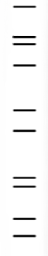
#> input picture straning_images/1-Photoroom.png, 48 x 256 px, found by its file name
$ python 'import cv23.py'
#> lines starting #> are read from the running program, lines starting #| are printed output that depends on the picture; after the words box and inside, x2 and y2 are one past the last pixel; in counts of white or black regions, pixels touching at a corner belong together
import cv2

def detect_bands(image):
    # Convert image to grayscale
    gray = cv2.cvtColor(image, cv2.COLOR_BGR2GRAY)

    # Apply Canny edge detection to find bands
    edges = cv2.Canny(gray, 100, 200)

    # Find contours
    contours, _ = cv2.findContours(edges, cv2.RETR_EXTERNAL, cv2.CHAIN_APPROX_SIMPLE)

    # Extract bounding boxes of contours as bands
    bands = [cv2.boundingRect(contour) for contour in contours]

    return bands

def apply_gaussian_blur(image):
    # Apply Gaussian blur
    blurred_image = cv2.GaussianBlur(image, (5, 5), 0)
    size=cv2.resize(image, (700, 700))
    return blurred_image
    return size

def detect_bands_in_images(image_path1, image_path2):
    try:
        # Load the images
        image1 = cv2.imread(image_path1)
#> image1 is the input picture: shape (256, 48, 3); mean B, G, R 244.8, 244.8, 244.8
        image2 = cv2.imread(image_path2)
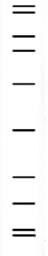
#> input picture straning_images/2-Photoroom.png, 48 x 256 px, found by its file name
#> image2 is the input picture: shape (256, 48, 3); mean B, G, R 244.8, 244.7, 244.5

        # Check if images are loaded successfully
        if image1 is None or image2 is None:
            raise ValueError("Error: Unable to load one or more images.")

        # Apply Gaussian blur to the images
        image1_blurred = apply_gaussian_blur(image1)
#> in apply_gaussian_blur, `blurred_image = cv2.GaussianBlur(image, (5, 5), 0)`:
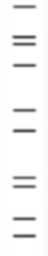
#> blurred_image: shape (256, 48, 3); mean B, G, R 244.9, 244.9, 244.9
#> in apply_gaussian_blur, `size=cv2.resize(image, (700, 700))`:
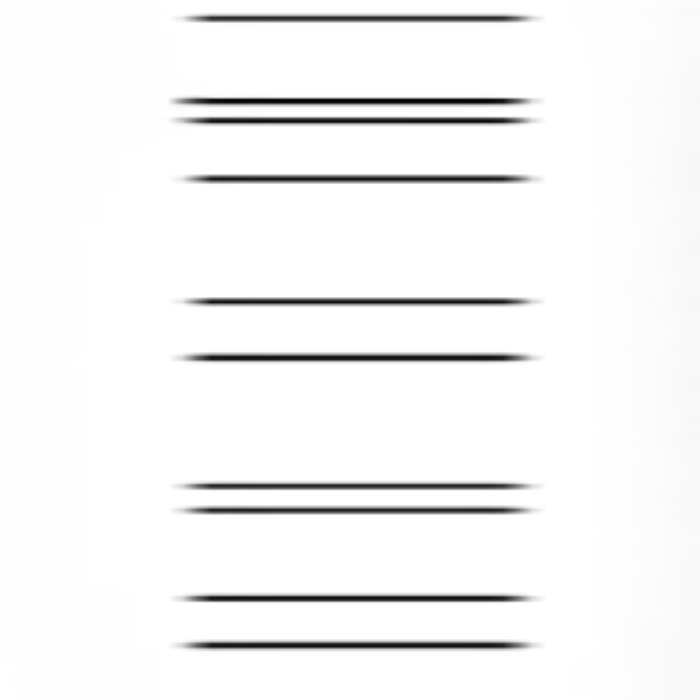
#> size: shape (700, 700, 3); mean B, G, R 244.8, 244.8, 244.8
        image2_blurred = apply_gaussian_blur(image2)
#> in apply_gaussian_blur (call 2), `blurred_image = cv2.GaussianBlur(image, (5, 5), 0)`:
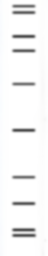
#> blurred_image: shape (256, 48, 3); mean B, G, R 244.8, 244.7, 244.5
#> in apply_gaussian_blur (call 2), `size=cv2.resize(image, (700, 700))`:
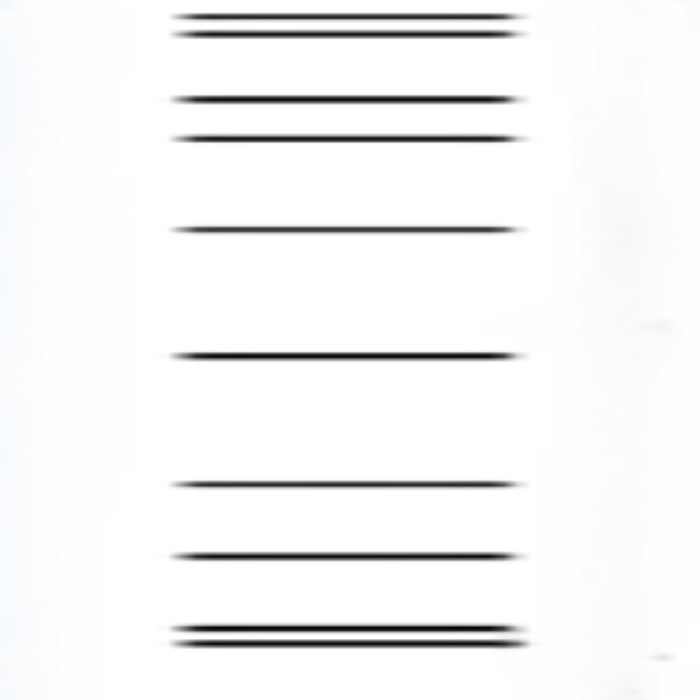
#> size: shape (700, 700, 3); mean B, G, R 244.7, 244.7, 244.5

        # Detect bands in the images
        bands1 = detect_bands(image1_blurred)
#> in detect_bands, `edges = cv2.Canny(gray, 100, 200)`:
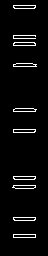
#> edges: shape (256, 48); 4% white in thin lines or dots, all inside (x1, y1, x2, y2) = (12, 5, 37, 238)
#> in detect_bands, `contours, _ = cv2.findContours(edges, cv2.RETR_EXTERNAL, cv2.CHAIN_APP..`: contours = 10 contours, 1 with area under 20; largest, box (x1, y1, x2, y2) and area: (13, 234, 36, 238) 66, (13, 129, 36, 133) 66, (13, 217, 36, 221) 65, (13, 176, 36, 180) 65, (13, 42, 36, 46) 65
#> in detect_bands, `bands = [cv2.boundingRect(contour) for contour in contours]`: bands = [(13, 234, 23, 4), (13, 217, 23, 4), (12, 185, 24, 4), (13, 176, 23, 4), (13, 129, 23, 4), (13, 108, 24, 4), (13, 63, 24, 4), (13, 42, 23, 4), (13, 35, 23, 4), (13, 5, 23, 4)]
#> bands1 has the same summary as bands in detect_bands
        bands2 = detect_bands(image2_blurred)
#> in detect_bands (call 2), `edges = cv2.Canny(gray, 100, 200)`:
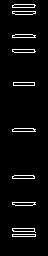
#> edges: shape (256, 48); 4.1% white in thin lines or dots, all inside (x1, y1, x2, y2) = (12, 4, 36, 237)
#> in detect_bands (call 2), `contours, _ = cv2.findContours(edges, cv2.RETR_EXTERNAL, cv2.CHAIN_APP..`: contours = 10 contours; largest, box (x1, y1, x2, y2) and area: (12, 228, 36, 233) 66, (12, 49, 36, 53) 66, (12, 4, 36, 8) 66, (12, 128, 36, 132) 65, (12, 175, 35, 179) 64
#> in detect_bands (call 2), `bands = [cv2.boundingRect(contour) for contour in contours]`: bands = [(12, 234, 24, 3), (12, 228, 24, 5), (12, 202, 24, 4), (12, 175, 23, 4), (12, 128, 24, 4), (13, 82, 22, 4), (12, 49, 24, 4), (12, 34, 24, 4), (12, 11, 24, 4), (12, 4, 24, 4)]
#> bands2 has the same summary as bands in detect_bands

        return bands1, bands2

    except Exception as e:
        print("Error:", e)
        return None, None

def calculate_matching_score(bands1, bands2):
    # Initialize counter for matched coordinates
    matched_coordinates = 0

    # Loop through bands in image 1
    for band1 in bands1:
        # Extract y-axis and height of the band in image 1
        y1, height1 = band1[1], band1[3]

        # Loop through bands in image 2 to find matching y-axis and height
        for band2 in bands2:
            # Extract y-axis and height of the band in image 2
            y2, height2 = band2[1], band2[3]

            # Check if y-axis and height of bands match
            if abs(y1 - y2) <= 5 and abs(height1 - height2) <= 5:
                matched_coordinates += 1
                break  # Move to the next band in image 1

    # Calculate the matching score
    matching_score = matched_coordinates / len(bands1)

    return matching_score

# Paths to the input images
image_path1 = r"C:\Users\lenovo\Downloads\Joe\s training image\1-Photoroom.png"
image_path2 = r"C:\Users\lenovo\Downloads\Joe\s training image\2-Photoroom.png"

# Detect bands in the images
bands1, bands2 = detect_bands_in_images(image_path1, image_path2)
#> bands1 = [(13, 234, 23, 4), (13, 217, 23, 4), (12, 185, 24, 4), (13, 176, 23, 4), (13, 129, 23, 4), (13, 108, 24, 4), (13, 63, 24, 4), (13, 42, 23, 4), (13, 35, 23, 4), (13, 5, 23, 4)]; bands2 has the same summary as bands in detect_bands

# Calculate the matching score
matching_score = calculate_matching_score(bands1, bands2)
#> the loop in calculate_matching_score, `for band1 in bands1:` made 10 passes
#> (band1, y1) on passes 1 to 10: ((13, 234, 23, 4), 234), ((13, 217, 23, 4), 217), ((12, 185, 24, 4), 185), ((13, 176, 23, 4), 176), ((13, 129, 23, 4), 129), ((13, 108, 24, 4), 108), ((13, 63, 24, 4), 63), ((13, 42, 23, 4), 42), ((13, 35, 23, 4), 35), ((13, 5, 23, 4), 5)
#> after the loop in calculate_matching_score, `for band1 in bands1:`: matched_coordinates = 5
#> in calculate_matching_score, `matching_score = matched_coordinates / len(bands1)`: matching_score = 0.5
#> matching_score = 0.5
print("Matching Score:", matching_score)
#| Matching Score: 0.5
